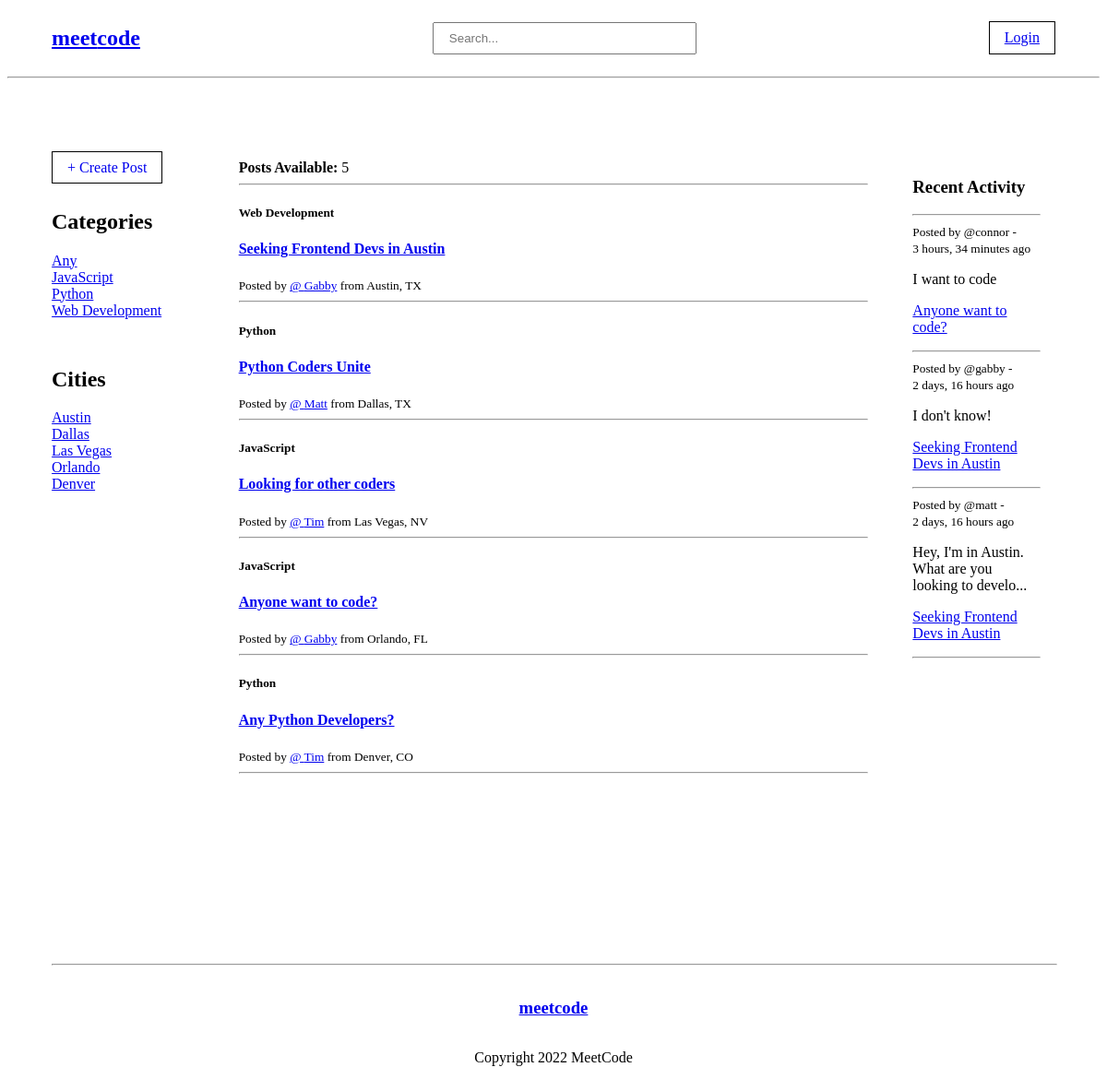
/, run on an earlier commit of the app's database.
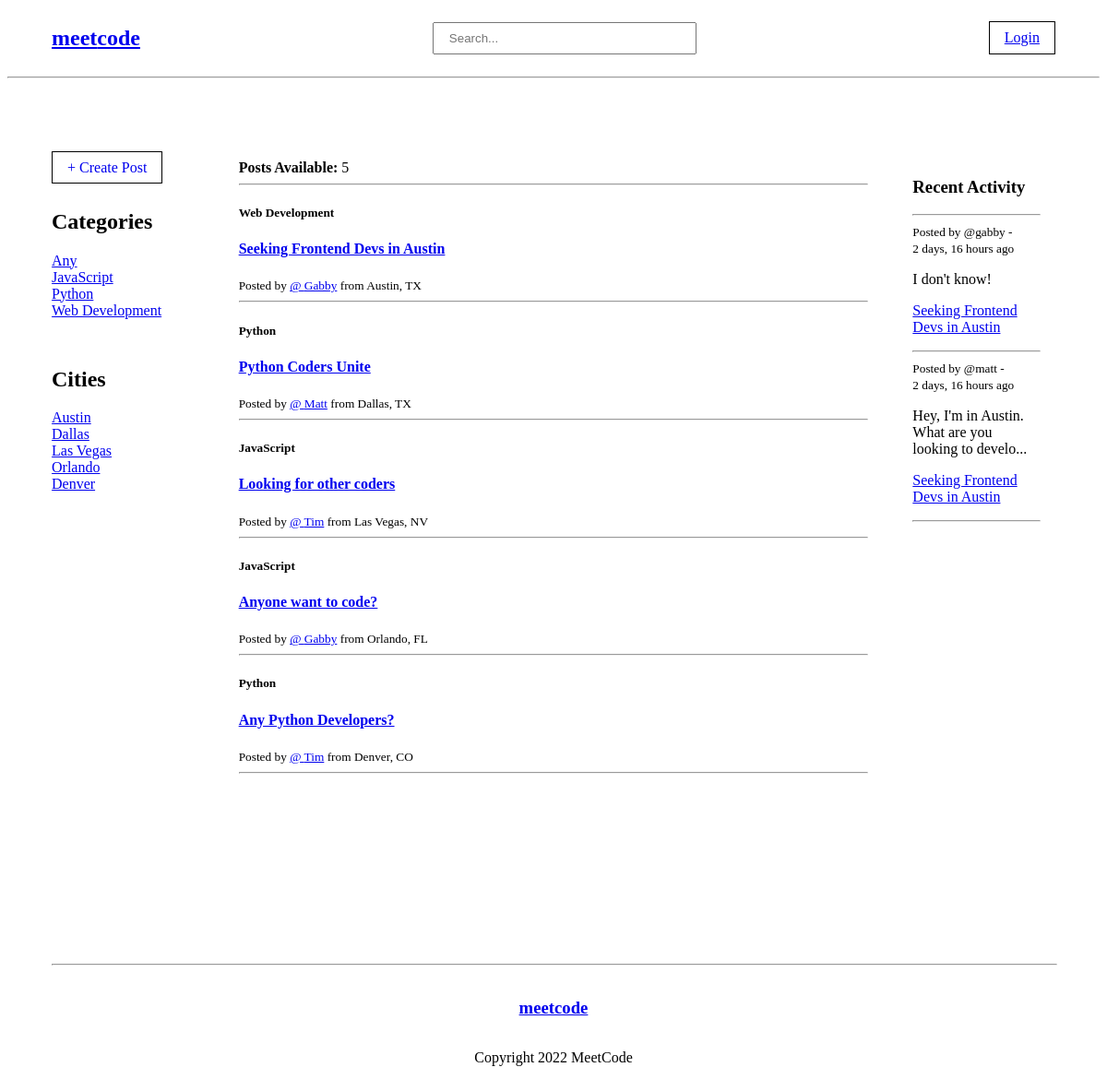
And on a later commit of the database.
### base/models.py (models this page shows, shortened)
class Category(models.Model):
    name = models.CharField(max_length=50)
    def __str__(self):
        return self.name

class Board(models.Model):
    author = models.ForeignKey(User, on_delete=models.SET_NULL, null=True)
    category = models.ForeignKey(Category, on_delete=models.SET_NULL, null=True)
    city = models.CharField(max_length=30, null=True, blank=True)
    state = models.CharField(max_length=2, null=True, blank=True)
    name = models.CharField(max_length=200)
    description = models.TextField(null=True, blank=True)
    members = models.ManyToManyField(User, related_name='members', blank=True)
    updated = models.DateTimeField(auto_now=True)
    created = models.DateTimeField(auto_now_add=True)
    class Meta:
        ordering = ['-updated', '-created']

class Message(models.Model):
    user = models.ForeignKey(User, on_delete=models.CASCADE)
    board = models.ForeignKey(Board, on_delete=models.CASCADE)
    body = models.TextField()
    updated = models.DateTimeField(auto_now=True)
    created = models.DateTimeField(auto_now_add=True)
    class Meta:
        ordering = ['-updated', '-created']
    def __str__(self):
        if len(self.body) >= 50:
            return self.body[:50] + '...'
        else:
            return self.body[:50]

### base/views.py (the view)
# urls.py: path("", views.home, name="home"),
def home(request):
    query = request.GET.get('q') if request.GET.get('q') != None else ''
    board_list = Board.objects.filter(
        Q(name__icontains=query) |
        Q(city__icontains=query) |
        Q(category__name__icontains=query)
    )
    board_count = board_list.count()
    activity_comments = Message.objects.filter(Q(board__city__icontains=query))[:10]
    categories = Category.objects.all()[:10]
    cities = Board.objects.all()[:10]
    context = {'board_list': board_list, 'board_count': board_count,
               'activity_comments': activity_comments, 'categories': categories, 'cities': cities}
    return render(request, 'base/home.html', context)

### base/templates/base/home.html
{% extends 'layout.html' %}
{% block content %}
<div class="main-container">
    <div class="left-sidebar">
        <div class="new-post-container">
            <a class="new-post" href="{% url 'new-board' %}">+ Create Post</a>
        </div>
        <div class="category-container">
            {% include 'base/category_module.html' %}
        </div>
        <div class="category-container">
            {% include 'base/cities_module.html' %}
        </div>
    </div>
    <div class="content-container">
        <div>
          {% if board_count > 0 %}
          <span><strong>Posts Available:</strong> {{board_count}}</span>
          {% else %}
          <span><strong>No Posts Found</span>
          {% endif %}
          <hr>
        </div>
        {% include 'base/results_module.html' %}
    </div>
    <div class="right-sidebar">
        <div class="activity-container">
            {% include 'base/activity_module.html' %}
        </div>
    </div>
</div>
{% endblock content %}

### base/templates/base/category_module.html
<h2>Categories</h2>
<a href="{% url 'home' %}">Any</a>
{% for category in categories %}
    <div>
        <a href="{% url 'home' %}?q={{category.name}}">{{category.name}}</a>
    </div>
{% endfor %}

### base/templates/base/cities_module.html
<h2>Cities</h2>
{% for board in cities %}
    <div>
        <a href="{% url 'home' %}?q={{board.city}}">{{board.city.title}}</a>
    </div>
{% endfor %}

### base/templates/base/results_module.html (shortened to what this page needs)
{% for board in board_list %}
<div>
    <h5>{{board.category}}</h5>
    <h4><a href="{% url 'board' board.id %}">{{board.name}}</a></h4>
    <span><small>Posted by <a href="{% url 'user-profile' board.author.id %}">@ {{board.author.username.title}}</a> from {{board.city.title}}, {{board.state.upper}}</small></span>
    <hr>
</div>
{% endfor %}

### base/templates/base/activity_module.html
<h3>Recent Activity</h3>
<hr>
{% for comment in activity_comments %}
<div>
    <small>Posted by @{{comment.user}} - {{comment.created|timesince}} ago</small>
    <p>{{comment}}</p>
    <p><a href="{% url 'board' comment.board.id %}">{{comment.board.name}}</a></p>
</div>
<hr>
{% endfor %}

What changed in the data, as far as the page shows it:
removed Message: user "connor", created "3 hours, 34 minutes", body "I want to code", board.name "Anyone want to code?"
